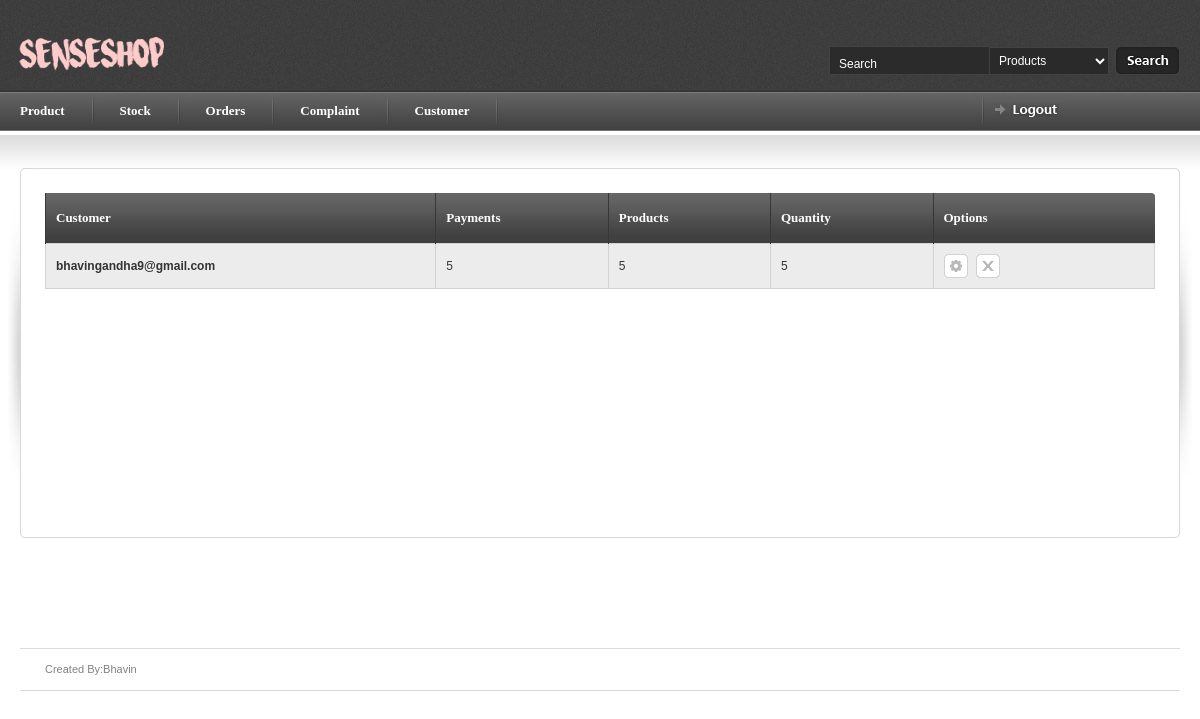
/myadmin/orders (signed in), run on the app's committed database.
### myadmin/models.py (models this page shows, shortened)
class order_details(models.Model):
    pay_id = models.ForeignKey(payment,related_name='payment')
    c_id = models.ForeignKey(a,default=0)
    products = models.CharField(max_length=250,null=True,blank=True)
    quantity = models.CharField(max_length=250,null=True,blank=True)
    flag =models.DecimalField(max_digits=2,decimal_places=0)

class payment(models.Model):
    c_id = models.ForeignKey(a,default=0)
    amount = models.DecimalField(max_digits=100, decimal_places=0)
    transaction_id = models.DecimalField(max_digits=150,decimal_places=0,unique=True)
    flag =models.DecimalField(max_digits=2,decimal_places=0,null=True,blank=True)
    def __str__(self):
        return str(self.amount)

### login/models.py (models this page shows, shortened)
class customer(models.Model):
    cname = models.CharField(max_length=100,null=True,blank=True)
    email = models.CharField(max_length=250,null=True,blank=True)
    password = models.CharField(max_length=250,null=True,blank=True)
    mobile_no = models.DecimalField(max_digits=10,decimal_places=0,null=True,blank=True)
    address = models.CharField(max_length=500,null=True,blank=True)
    au_id = models.DecimalField(max_digits=200,decimal_places=0,default=0,null=True,blank=True)
    cflag = models.DecimalField(max_digits=2,decimal_places=0,default=0,null=True,blank=True)
    def __str__(self):
      return self.email

### myadmin/views.py (the view)
# urls.py: url(r'^myadmin/orders$',b.OrderIndexView.as_view(),name='orders'),
class OrderIndexView(generic.ListView):
    template_name = 'orders.html'
    context_object_name = 'order'
    model = order_details
    paginate_by = 5
    def get_queryset(self):
        return order_details.objects.all()
    def dispatch(self,request ,*args, **kwargs):
        if request.session.has_key('myadmin'):
            a = 'hello'
        else:
            return redirect('index')
        return super(OrderIndexView, self).dispatch(request,*args, **kwargs)

### myadmin/templates/orders.html (shortened to what this page needs)
{% load staticfiles %}
{% include 'article_start.html' %}
    <table border="0" width="100%" cellpadding="0" cellspacing="0" id="content-table">
        <tr>
            <th rowspan="3" class="sized"><img src="{% static 'images/shared/side_shadowleft.jpg'%}" width="20" height="300" alt="" /></th>
            <th class="topleft"></th>
            <td id="tbl-border-top">&nbsp;</td>
            <th class="topright"></th>
            <th rowspan="3" class="sized"><img src="{% static 'images/shared/side_shadowright.jpg'%}" width="20" height="300" alt="" /></th>
        </tr>
    <tr>
        <td id="tbl-border-left"></td>
        <td>
            <div id="content-table-inner">
                <div id="table-content">
                    <form id="mainform" action="">
                        <table border="0" width="100%" cellpadding="0" cellspacing="0" id="product-table">
                         <tr>
                            <th class="table-header-repeat line-left"><a>Customer</a></th>
                            <th class="table-header-repeat line-left"><a>Payments</a></th>
                            <th class="table-header-repeat line-left"><a>Products</a></th>
                            <th class="table-header-repeat line-left"><a>Quantity</a></th>
                            <th class="table-header-options line-left"><a>Options</a></th>
                        </tr>
                            {% for ord in order %}
                            <tr class="alternate-row">
                                    <td> <b>{{ ord.c_id }}</b></td>
                                    <td> <a href="{% url 'payment_detail' ord.pay_id_id %}">{{ ord.pay_id }}</a> </td>
                                    <td> {{ ord.products }}</td>
                                    <td> {{ ord.quantity }}</td>
                                    <td> <a href="" title="Update" class="icon-1 info-tooltip"> </a>
                                         <a href="" title="Delete" class="icon-2 info-tooltip"></a>
                                    </td>
                                </tr>
                            {% endfor %}
                        </table>
                    </form>
        </div>
</div>
         </td>
     <td id="tbl-border-right"></td>
 </tr>
 <tr>
     <th class="sized bottomleft"></th>
     <td id="tbl-border-bottom">&nbsp;</td>
     <th class="sized bottomright"></th>
 </tr>
 </table>
</div>
{% include 'article_close.html' %}

### myadmin/static/css/screen.css (style rules this page uses)
* { margin: 0; padding: 0; }
html, body { height: 100%; }
body { background: #fff; color: #393939; font-family: Arial; font-size: 0px; line-height: 0; }
#content-table { font-size: 0px; line-height: 0px; }
#content-table th.sized { height: 15px; width: 15px; padding: 0; margin: 0; font-size: 0px; line-height: 0px; }
#content-table-inner { font-size: 12px; line-height: 12px; padding: 10px 0 20px 0; }
#tbl-border-top { background: url(../images/shared/border_bit.jpg) top repeat-x; line-height: 0;font-size: 0px; height: 15px; }
#tbl-border-bottom { background: url(../images/shared/border_bit.jpg) bottom repeat-x; line-height: 0;font-size: 0px; height: 15px; }
#tbl-border-left { background: url(../images/shared/border_bit.jpg) left repeat-y; }
#tbl-border-right { background: url(../images/shared/border_bit.jpg) right repeat-y; }
#table-content { line-height: 16px; margin: 0 10px 10px 10px; min-height: 300px; }
.topleft { background: url(../images/shared/corner_top_left.jpg) no-repeat; width:15px; height:15px; }
.topright { background: url(../images/shared/corner_top_right.jpg) no-repeat; width:15px; height:15px; }
.bottomleft { background: url(../images/shared/corner_bottom_left.jpg) no-repeat; width:15px; height:15px; }
.bottomright { background: url(../images/shared/corner_bottom_right.jpg) no-repeat; width:15px; height:15px; }
a.icon-1 { background: url(../images/table/table_icon_1.gif) no-repeat; display: block; float: left; height: 24px; margin: 0 8px 0 0; width: 24px; }
a.icon-2 { background: url(../images/table/table_icon_2.gif) no-repeat; display: block; float: left; height: 24px; margin: 0 8px 0 0; width: 24px; }
#product-table { margin-bottom: 20px; }
#product-table td a { color: #393939; }
#product-table th { height: 50px; text-align: left; }
#product-table td { border: 1px solid #d2d2d2; padding: 10px 0 10px 10px; }
#product-table tr.alternate-row { background: #ececec; }
.table-header-options { background: url(../images/table/table_header_options.jpg) no-repeat; border: none; min-width: 221px; padding: 0px 0 0 0; width: 221px; }
.table-header-repeat { background: url(../images/table/table_header_repeat.jpg) repeat-x; border: none; font-size: 0px; line-height: 0; padding: 0px 0 0 0; }
.table-header-options a, .table-header-repeat a { color: #fff; font-family: Tahoma; font-size: 13px; font-weight: bold; line-height: 14px; margin: 0 0 0 10px; padding: 0 10px 0 0; }
th.line-left { border-left: 1px solid #373737; }
table { border-collapse: collapse; }
a { outline: none; text-decoration: none; }
img { border: 0; }
form { margin: 0; padding: 0; }

### data on the page
order_details: c_id "bhavingandha9@gmail.com", pay_id "5", products "5", quantity "5"
